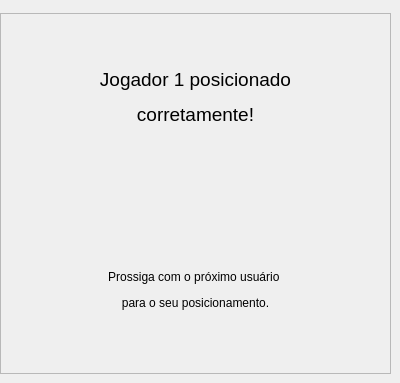
      <widget class="QWidget" name="sucesso1">
       <widget class="QFrame" name="frame_9">
        <property name="geometry">
         <rect>
          <x>0</x>
          <y>13</y>
          <width>391</width>
          <height>361</height>
         </rect>
        </property>
        <property name="frameShape">
         <enum>QFrame::StyledPanel</enum>
        </property>
        <property name="frameShadow">
         <enum>QFrame::Raised</enum>
        </property>
        <layout class="QVBoxLayout" name="verticalLayout_9">
         <item>
          <widget class="QLabel" name="label_10">
           <property name="text">
            <string>&lt;html&gt;&lt;head/&gt;&lt;body&gt;&lt;p align=&quot;center&quot;&gt;&lt;span style=&quot; font-size:14pt;&quot;&gt;Jogador 1 posicionado&lt;/span&gt;&lt;/p&gt;&lt;p align=&quot;center&quot;&gt;&lt;span style=&quot; font-size:14pt;&quot;&gt;corretamente!&lt;/span&gt;&lt;/p&gt;&lt;/body&gt;&lt;/html&gt;</string>
           </property>
          </widget>
         </item>
         <item>
          <spacer name="verticalSpacer_3">
           <property name="orientation">
            <enum>Qt::Vertical</enum>
           </property>
           <property name="sizeType">
            <enum>QSizePolicy::Minimum</enum>
           </property>
           <property name="sizeHint" stdset="0">
            <size>
             <width>20</width>
             <height>40</height>
            </size>
           </property>
          </spacer>
         </item>
         <item>
          <widget class="QLabel" name="label_11">
           <property name="text">
            <string>&lt;html&gt;&lt;head/&gt;&lt;body&gt;&lt;p align=&quot;center&quot;&gt;Prossiga com o próximo usuário &lt;/p&gt;&lt;p align=&quot;center&quot;&gt;para o seu posicionamento.&lt;/p&gt;&lt;/body&gt;&lt;/html&gt;</string>
           </property>
          </widget>
         </item>
        </layout>
       </widget>
      </widget>
